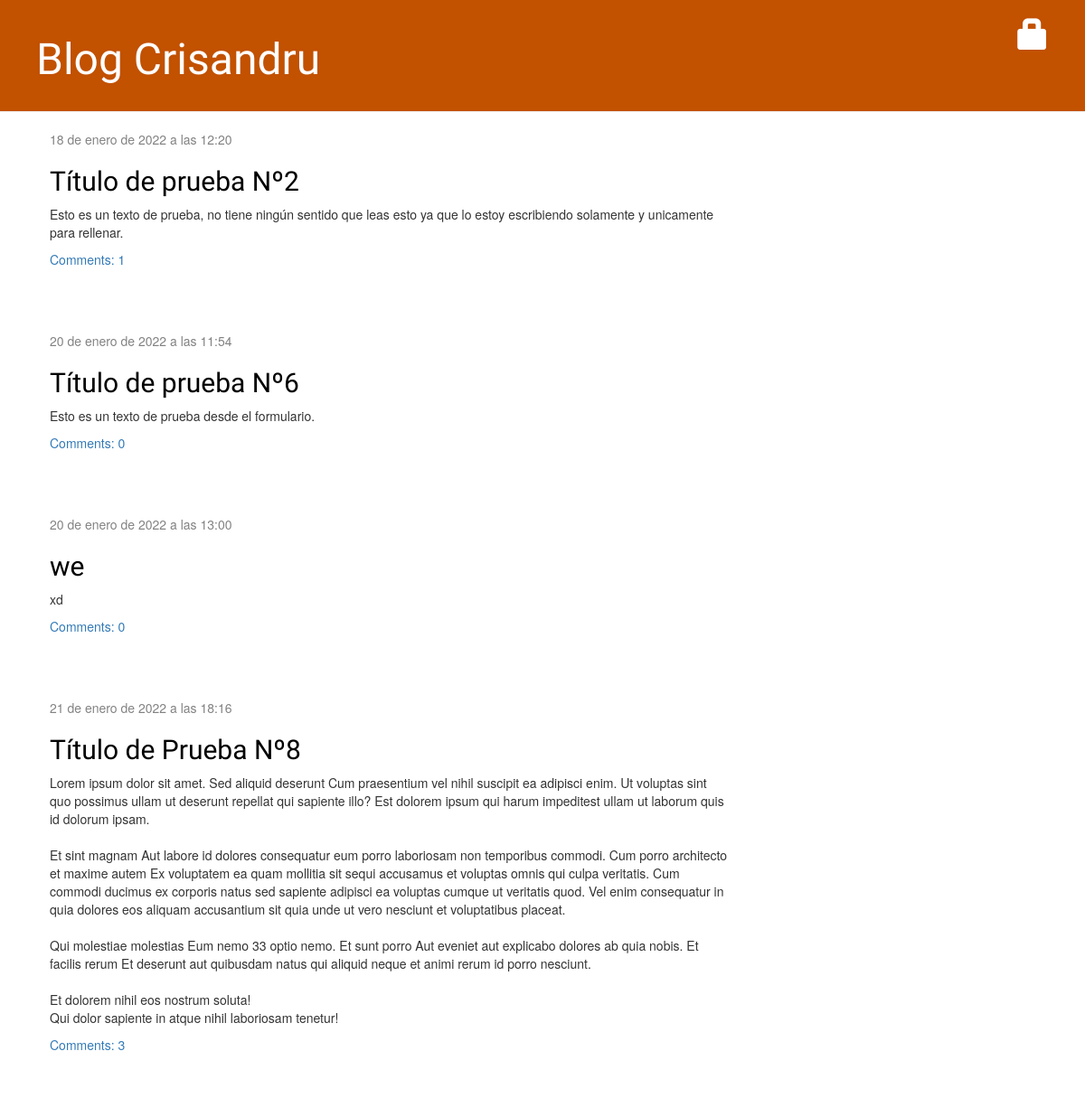
Before: / with the older database file.
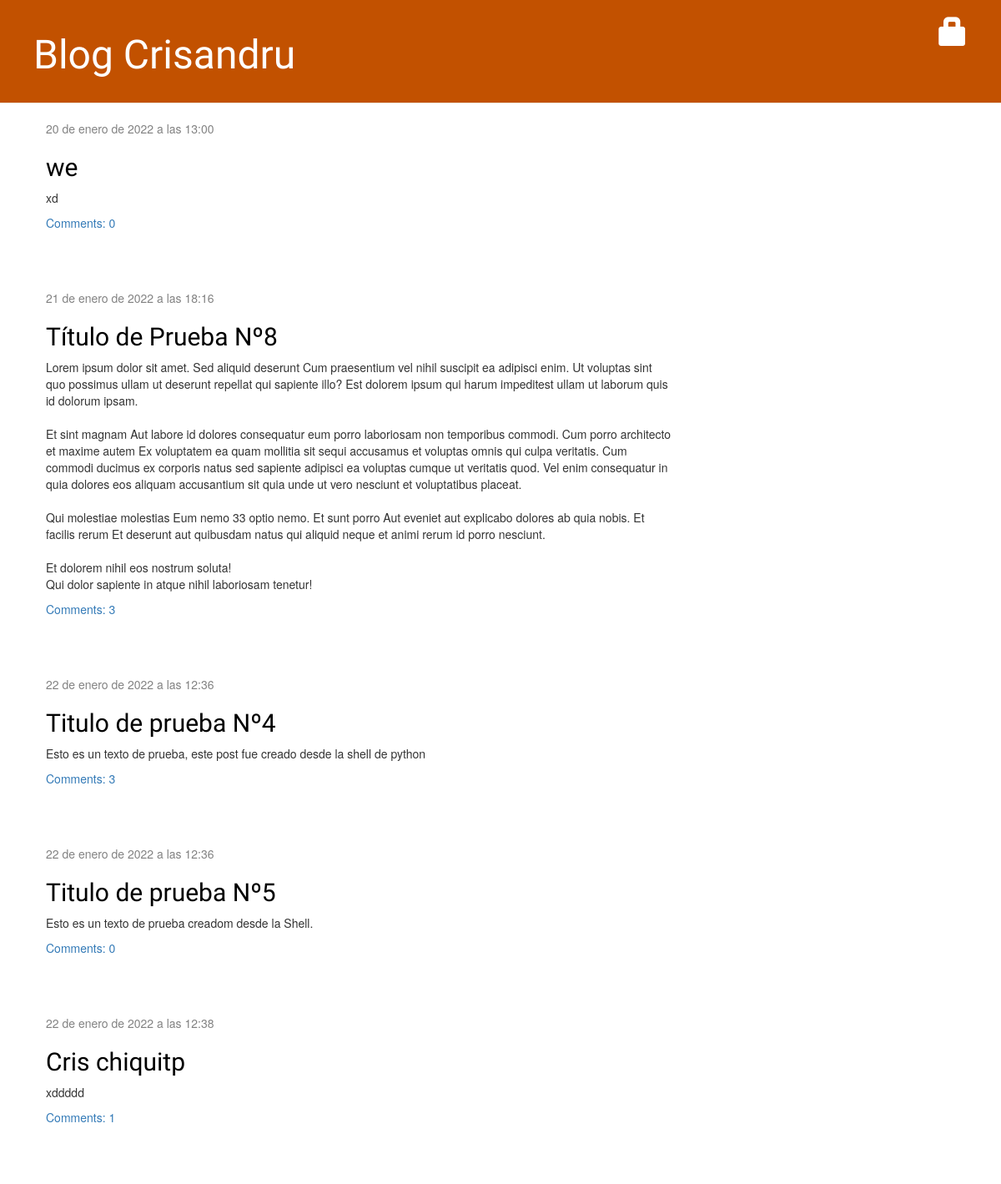
After: the same page with the newer database file.
### blog/models.py (models this page shows, shortened)
class Post(models.Model): # models.Model: Significa que Post es un modelo de Djando, así que Django sabe que debe guardarlo en la base de datos.
    author = models.ForeignKey(settings.AUTH_USER_MODEL, on_delete=models.CASCADE) # settings.AUTH_USER_MODEL devuelve una cadena (la ubicación del modelo de usuario)
    title = models.CharField(max_length=200)
    text = models.TextField()
    created_date = models.DateTimeField(default=timezone.now) #Guardamos la fecha de creación.
    published_date = models.DateTimeField(blank=True, null=True)
    def approved_comments(self):
        return self.comments.filter(approved_comment=True)

### blog/views.py (the view)
# urls.py: path('', views.post_list, name='post_list'),
def post_list(request):
    posts = Post.objects.filter(published_date__lte=timezone.now()).order_by('published_date')
    return render(request, 'blog/post_list.html', {'posts':posts})

### blog/templates/blog/post_list.html
{% extends 'blog/base.html' %}
{% block content %}
{% for post in posts %}
    <div class="post">
        <div class="date">
            {{ post.published_date }}
        </div>
        <h2><a href="{% url 'post_detail' pk=post.pk %}">{{ post.title }}</a></h2>
        <p>{{ post.text|linebreaksbr }}</p>
        <a href="{% url 'post_detail' pk=post.pk %}">Comments: {{ post.approved_comments.count }}</a>
    </div>
{% endfor %}
{% endblock %}

Changed rows visible on the page:
removed Post: published_date "18 de enero de 2022 a las 12:20", title "Título de prueba Nº2", text "Esto es un texto de prueba, no tiene ningún sentido que leas esto ya que lo estoy escribiendo solamente y unicamente para rellenar.", approved_comments.count "1"
removed Post: published_date "20 de enero de 2022 a las 11:54", title "Título de prueba Nº6", text "Esto es un texto de prueba desde el formulario.", approved_comments.count "0"
now on this page (row edited): Post: published_date "22 de enero de 2022 a las 12:36", title "Titulo de prueba Nº4", text "Esto es un texto de prueba, este post fue creado desde la shell de python", approved_comments.count "3"
now on this page (row edited): Post: published_date "22 de enero de 2022 a las 12:36", title "Titulo de prueba Nº5", text "Esto es un texto de prueba creadom desde la Shell.", approved_comments.count "0"
added Post: published_date "22 de enero de 2022 a las 12:38", title "Cris chiquitp", text "xddddd", approved_comments.count "1"
